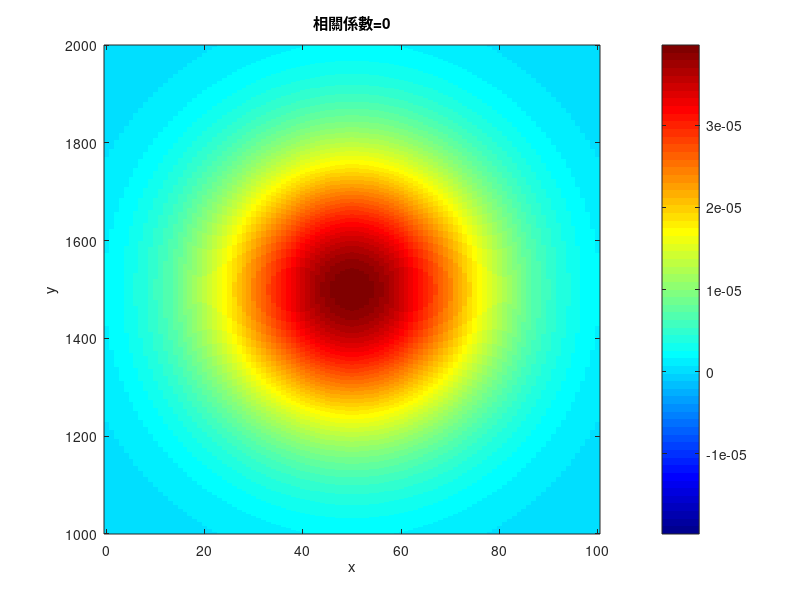
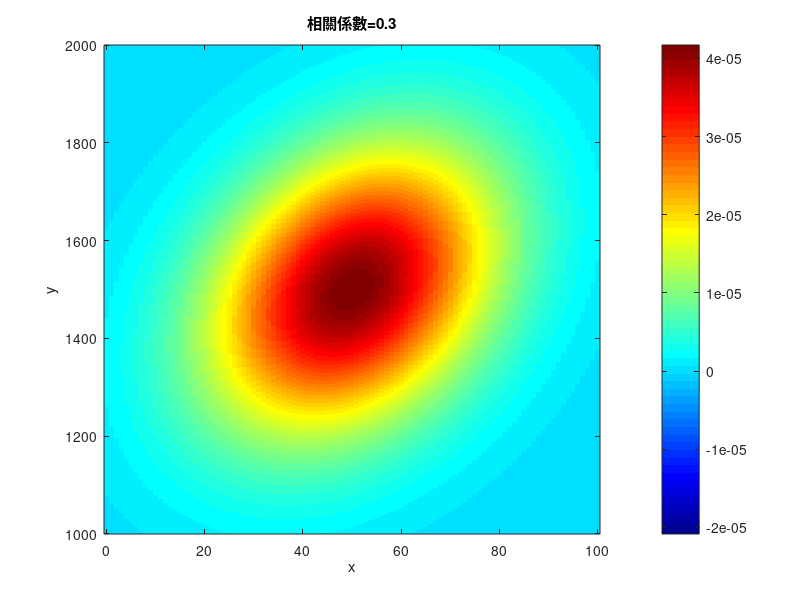
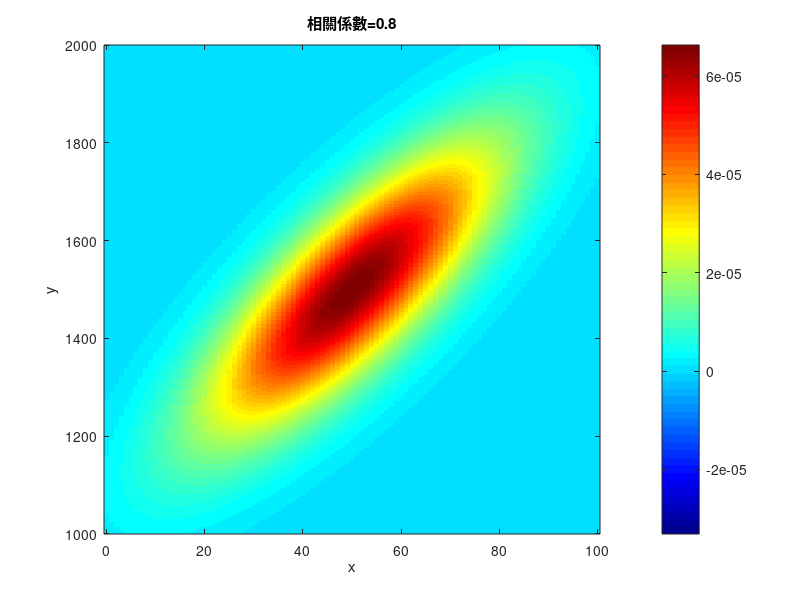
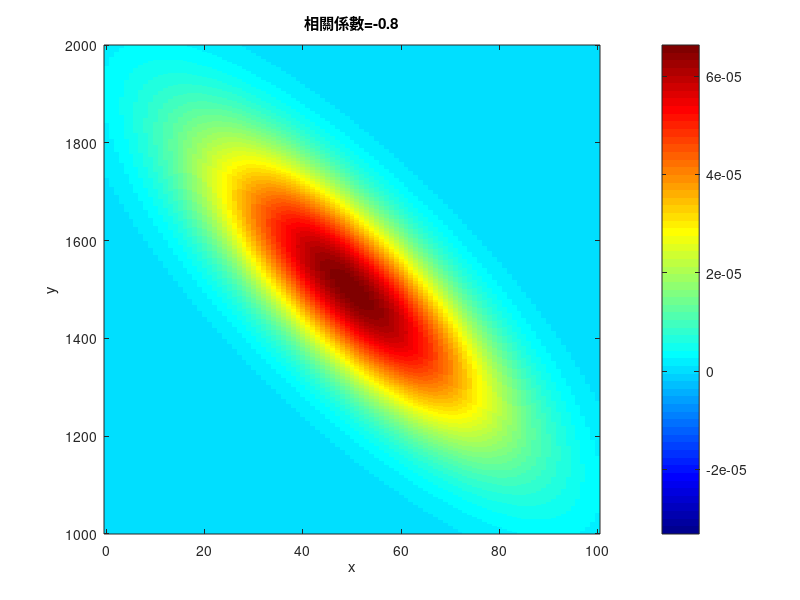

Write the MATLAB code that produced these figures, in order.
clear;
mu=[50 1500];
sigma=[400 0;0 40000];
x=0:1:100;
y=1000:1:2000;
[X,Y]=meshgrid(x,y);
A=mvnpdf([X(:) Y(:)],mu,sigma);
A=reshape(A,length(y),length(x));
figure;
s=surf(x,y,A);
imagesc(x,y,A);
c=colorbar;
colormap jet
caxis([min(A(:))-0.5*range(A(:)),max(A(:))]);
set(gca,'YDir','normal')
xlabel('x');
ylabel('y');
title('相關係數=0');
mu=[50 1500];
sigma=[400 1200;1200 40000];
x=0:1:100;
y=1000:1:2000;
[X,Y]=meshgrid(x,y);
A=mvnpdf([X(:) Y(:)],mu,sigma);
A=reshape(A,length(y),length(x));
figure;
s=surf(x,y,A);
imagesc(x,y,A);
c=colorbar;
colormap jet
caxis([min(A(:))-0.5*range(A(:)),max(A(:))]);
set(gca,'YDir','normal')
xlabel('x');
ylabel('y');
title('相關係數=0.3');
mu=[50 1500];
sigma=[400 3200;3200 40000];
x=0:1:100;
y=1000:1:2000;
[X,Y]=meshgrid(x,y);
A=mvnpdf([X(:) Y(:)],mu,sigma);
A=reshape(A,length(y),length(x));
figure;
s=surf(x,y,A);
imagesc(x,y,A);
c=colorbar;
colormap jet
caxis([min(A(:))-0.5*range(A(:)),max(A(:))]);
set(gca,'YDir','normal')
xlabel('x');
ylabel('y');
title('相關係數=0.8');
mu=[50 1500];
sigma=[400 -3200;-3200 40000];
x=0:1:100;
y=1000:1:2000;
[X,Y]=meshgrid(x,y);
A=mvnpdf([X(:) Y(:)],mu,sigma);
A=reshape(A,length(y),length(x));
figure;
s=surf(x,y,A);
imagesc(x,y,A);
c=colorbar;
colormap jet
caxis([min(A(:))-0.5*range(A(:)),max(A(:))]);
set(gca,'YDir','normal')
xlabel('x');
ylabel('y');
title('相關係數=-0.8');